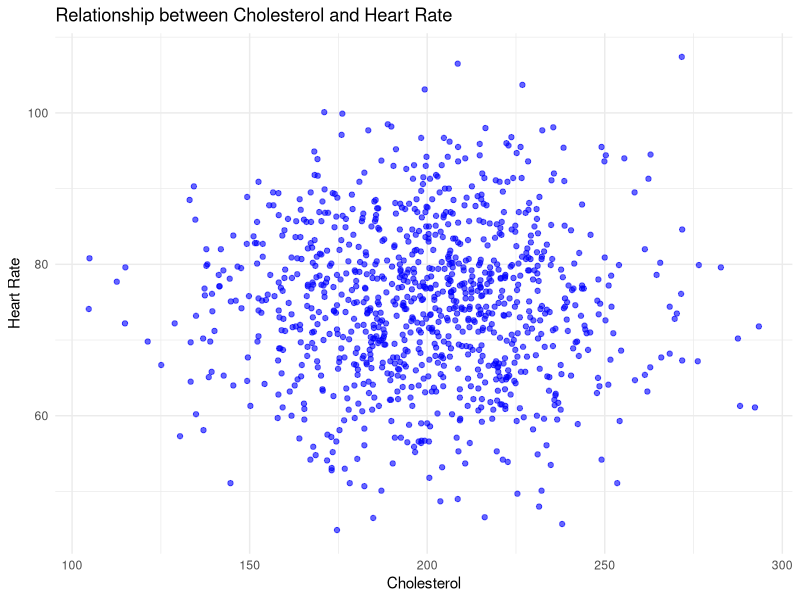

Generate this figure with R:
# 1. Departemen dengan kunjungan terbanyak dan kepuasan tertinggi

# Ensure the dataset is loaded
library(readxl)
df <- read_excel("AFL-1 Dataset.xlsx", sheet = "Dataset")

# Fix column names if necessary
colnames(df) <- make.names(colnames(df))

# Calculate department visit counts and satisfaction scores
dept_count <- table(df$Department)
dept_satisfaction <- aggregate(Satisfaction_Score ~ Department, data = df, FUN = mean)

# Print the department with the most visits
print("Department with the most visits:")
print(dept_count[which.max(dept_count)])

# Print the department with the highest satisfaction score
print("Department with the highest satisfaction score:")
print(dept_satisfaction[which.max(dept_satisfaction$Satisfaction_Score), ])

# 4. Rata-rata tekanan darah perokok vs bukan
bp_smoker <- aggregate(Blood_Pressure ~ Smoker, data = df, FUN = mean)
print("Average Blood Pressure for Smokers vs Non-Smokers:")
print(bp_smoker)

# 5. Kelompok demografis dengan kepuasan tertinggi
demo_sat <- aggregate(Satisfaction_Score ~ Gender + Department, data = df, FUN = mean)
highest_demo_sat <- demo_sat[which.max(demo_sat$Satisfaction_Score), ]
print("Demographic group with the highest satisfaction score:")
print(highest_demo_sat)

# Scatter plot: Relationship between Cholesterol and Heart Rate
library(ggplot2)

cholesterol_vs_heart_rate_plot <- ggplot(df, aes(x = Cholesterol, y = Heart_Rate)) +
  geom_point(color = "blue", alpha = 0.6) +
  theme_minimal() +
  labs(
    title = "Relationship between Cholesterol and Heart Rate",
    x = "Cholesterol",
    y = "Heart Rate"
  )

# Print the scatter plot
print(cholesterol_vs_heart_rate_plot)